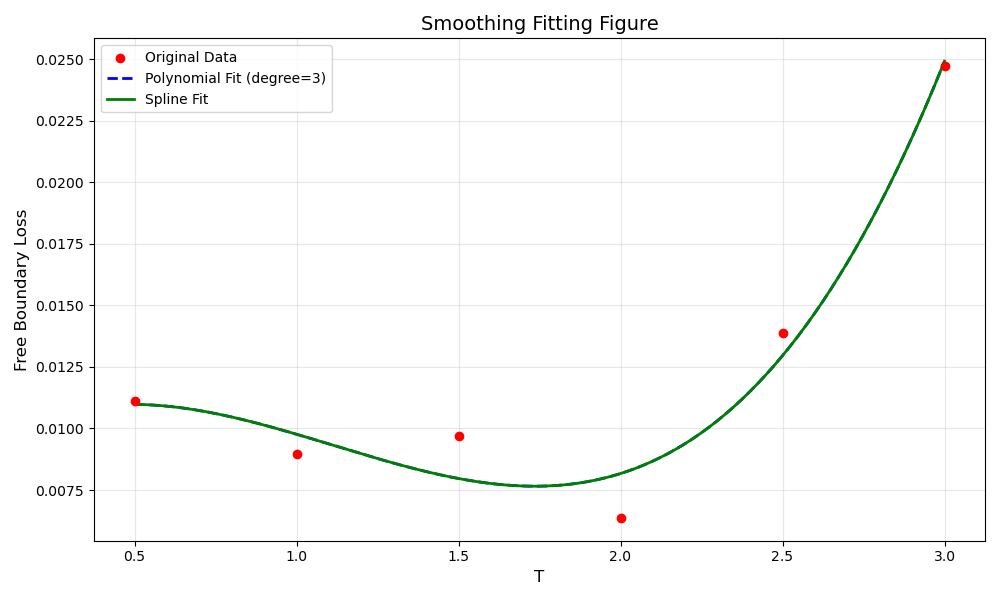

Source code (Python):
import numpy as np
import matplotlib.pyplot as plt
from scipy.interpolate import UnivariateSpline

T = [0.50, 1.00, 1.50, 2.00, 2.50, 3.00]
Free_Boundary_Loss = [0.011135, 0.008944, 0.009691, 0.006370, 0.013896, 0.024720]

x = np.array(T)
y = np.array(Free_Boundary_Loss)

degree = 3
coeffs = np.polyfit(x, y, degree)
poly_eq = np.poly1d(coeffs)
x_smooth_poly = np.linspace(x.min(), x.max(), 200)
y_smooth_poly = poly_eq(x_smooth_poly)

spl = UnivariateSpline(x, y, s=0.5)
x_smooth_spline = np.linspace(x.min(), x.max(), 200)
y_smooth_spline = spl(x_smooth_spline)

# Draw the figure
plt.figure(figsize=(10, 6))

# The original data
plt.scatter(x, y, color='red', label='Original Data', zorder=3)

# Draw the smooth line to fit
plt.plot(x_smooth_poly, y_smooth_poly, 'b--', linewidth=2,
         label=f'Polynomial Fit (degree={degree})')
plt.plot(x_smooth_spline, y_smooth_spline, 'g-', linewidth=2,
         label='Spline Fit')

plt.xlabel('T', fontsize=12)
plt.ylabel('Free Boundary Loss', fontsize=12)
plt.title('Smoothing Fitting Figure', fontsize=14)
plt.legend()
plt.grid(True, alpha=0.3)
plt.tight_layout()
plt.show()
